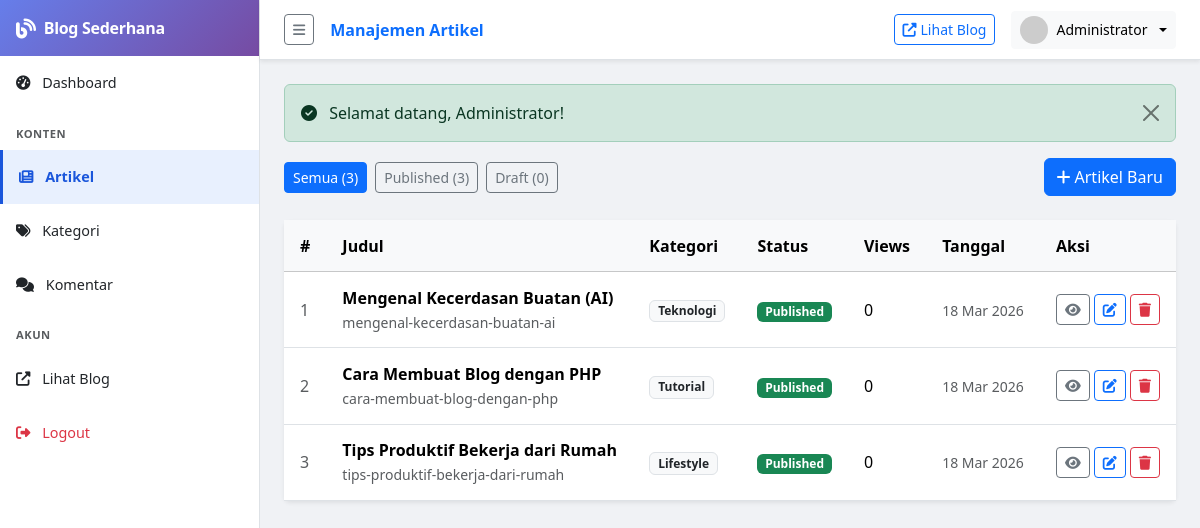
Page /admin/articles/index.php (signed in) on the committed database.
### tables this page shows
CREATE TABLE IF NOT EXISTS articles (
    id INT AUTO_INCREMENT PRIMARY KEY,
    category_id INT,
    title VARCHAR(255) NOT NULL,
    slug VARCHAR(255) NOT NULL UNIQUE,
    excerpt TEXT,
    content LONGTEXT NOT NULL,
    image VARCHAR(255),
    status ENUM('draft', 'published') DEFAULT 'draft',
    views INT DEFAULT 0,
    created_at TIMESTAMP DEFAULT CURRENT_TIMESTAMP,
    updated_at TIMESTAMP DEFAULT CURRENT_TIMESTAMP ON UPDATE CURRENT_TIMESTAMP,
    FOREIGN KEY (category_id) REFERENCES categories(id) ON DELETE SET NULL
);

CREATE TABLE IF NOT EXISTS categories (
    id INT AUTO_INCREMENT PRIMARY KEY,
    name VARCHAR(100) NOT NULL,
    slug VARCHAR(100) NOT NULL UNIQUE,
    description TEXT,
    created_at TIMESTAMP DEFAULT CURRENT_TIMESTAMP
);

### includes/functions.php (called while the page is built, shortened)
<?php
function countArticles($status = 'published') {
    $db = getDB();
    $stmt = $db->prepare("SELECT COUNT(*) FROM articles WHERE status = ?");
    $stmt->execute([$status]);
    return $stmt->fetchColumn();
}
function formatDate($date, $format = 'd M Y') {
    $months = ['Jan','Feb','Mar','Apr','Mei','Jun','Jul','Agu','Sep','Okt','Nov','Des'];
    $d = date('d', strtotime($date));
    $m = $months[(int)date('m', strtotime($date)) - 1];
    $y = date('Y', strtotime($date));
    return "$d $m $y";
}
function truncate($text, $length = 150) {
    $text = strip_tags($text);
    if (strlen($text) <= $length) return $text;
    return substr($text, 0, $length) . '...';
}
function sanitize($input) {
    return htmlspecialchars(trim($input), ENT_QUOTES, 'UTF-8');
}

### admin/articles/index.php (the view, shortened to what this page needs)
<?php
require_once dirname(dirname(__DIR__)) . '/includes/functions.php';
$db = getDB();
$statusFilter = $_GET['status'] ?? 'all';
if ($statusFilter === 'all') {
    $articles = $db->query("SELECT a.*, c.name as category_name FROM articles a LEFT JOIN categories c ON a.category_id = c.id ORDER BY a.created_at DESC")->fetchAll();
} else {
    $stmt = $db->prepare("SELECT a.*, c.name as category_name FROM articles a LEFT JOIN categories c ON a.category_id = c.id WHERE a.status = ? ORDER BY a.created_at DESC");
    $stmt->execute([$statusFilter]);
    $articles = $stmt->fetchAll();
}
require_once dirname(__DIR__) . '/includes/admin_header.php';
?>
<div class="d-flex justify-content-between align-items-center mb-4">
    <div class="d-flex gap-2">
        <a href="?status=all" class="btn btn-sm <?= $statusFilter === 'all' ? 'btn-primary' : 'btn-outline-secondary' ?>">Semua (<?= countArticles('published') + countArticles('draft') ?>)</a>
        <a href="?status=published" class="btn btn-sm <?= $statusFilter === 'published' ? 'btn-success' : 'btn-outline-secondary' ?>">Published (<?= countArticles('published') ?>)</a>
        <a href="?status=draft" class="btn btn-sm <?= $statusFilter === 'draft' ? 'btn-secondary' : 'btn-outline-secondary' ?>">Draft (<?= countArticles('draft') ?>)</a>
    </div>
    <a href="<?= SITE_URL ?>/admin/articles/create.php" class="btn btn-primary">
        <i class="fas fa-plus me-1"></i>Artikel Baru
    </a>
</div>
<div class="card border-0 shadow-sm">
    <div class="card-body p-0">
        <div class="table-responsive">
            <table class="table table-hover mb-0">
                <thead class="table-light">
                    <tr>
                        <th width="40">#</th>
                        <th>Judul</th>
                        <th>Kategori</th>
                        <th>Status</th>
                        <th>Views</th>
                        <th>Tanggal</th>
                        <th width="120">Aksi</th>
                    </tr>
                </thead>
                <tbody>
                    <?php if (empty($articles)): ?>
                    <tr><td colspan="7" class="text-center text-muted py-4">Belum ada artikel.</td></tr>
                    <?php else: ?>
                    <?php foreach ($articles as $i => $a): ?>
                    <tr>
                        <td class="text-muted"><?= $i + 1 ?></td>
                        <td>
                            <div class="fw-semibold"><?= sanitize(truncate($a['title'], 50)) ?></div>
                            <small class="text-muted"><?= sanitize($a['slug']) ?></small>
                        </td>
                        <td><span class="badge bg-light text-dark border"><?= sanitize($a['category_name'] ?? 'Tanpa Kategori') ?></span></td>
                        <td>
                            <?php if ($a['status'] === 'published'): ?>
                            <span class="badge bg-success">Published</span>
                            <?php else: ?>
                            <span class="badge bg-secondary">Draft</span>
                            <?php endif; ?>
                        </td>
                        <td><?= number_format($a['views']) ?></td>
                        <td><small class="text-muted"><?= formatDate($a['created_at']) ?></small></td>
                        <td>
                            <div class="d-flex gap-1">
                                <a href="<?= SITE_URL ?>/article.php?slug=<?= $a['slug'] ?>" target="_blank" class="btn btn-sm btn-outline-secondary py-1 px-2" title="Lihat">
                                    <i class="fas fa-eye"></i>
                                </a>
                                <a href="<?= SITE_URL ?>/admin/articles/edit.php?id=<?= $a['id'] ?>" class="btn btn-sm btn-outline-primary py-1 px-2" title="Edit">
                                    <i class="fas fa-edit"></i>
                                </a>
                                <a href="<?= SITE_URL ?>/admin/articles/delete.php?id=<?= $a['id'] ?>" class="btn btn-sm btn-outline-danger py-1 px-2" title="Hapus" onclick="return confirm('Yakin hapus artikel ini?')">
                                    <i class="fas fa-trash"></i>
                                </a>
                            </div>
                        </td>
                    </tr>
                    <?php endforeach; ?>
                    <?php endif; ?>
                </tbody>
            </table>
        </div>
    </div>
</div>
<?php require_once dirname(__DIR__) . '/includes/admin_footer.php'; ?>

### assets/css/admin.css (style rules this page uses)
body.admin-body { background-color: #f0f2f5; }
.table > :not(caption) > * > * { padding: 0.85rem 1rem; vertical-align: middle; }

### rows in the picture
articles: title "Mengenal Kecerdasan Buatan (AI)", slug "mengenal-kecerdasan-buatan-ai", category.name "Teknologi", status "Published", views "0", created_at "18 Mar 2026"
articles: title "Cara Membuat Blog dengan PHP", slug "cara-membuat-blog-dengan-php", category.name "Tutorial", status "Published", views "0", created_at "18 Mar 2026"
articles: title "Tips Produktif Bekerja dari Rumah", slug "tips-produktif-bekerja-dari-rumah", category.name "Lifestyle", status "Published", views "0", created_at "18 Mar 2026"

### other values in the picture
SITE_NAME "Blog Sederhana"
$pageTitle "Manajemen Artikel"
$_SESSION['admin_name'] "Administrator"
$flash['message'] "Selamat datang, Administrator!"
countArticles('published') + countArticles('draft') "3"
countArticles('published') "3"
countArticles('draft') "0"
